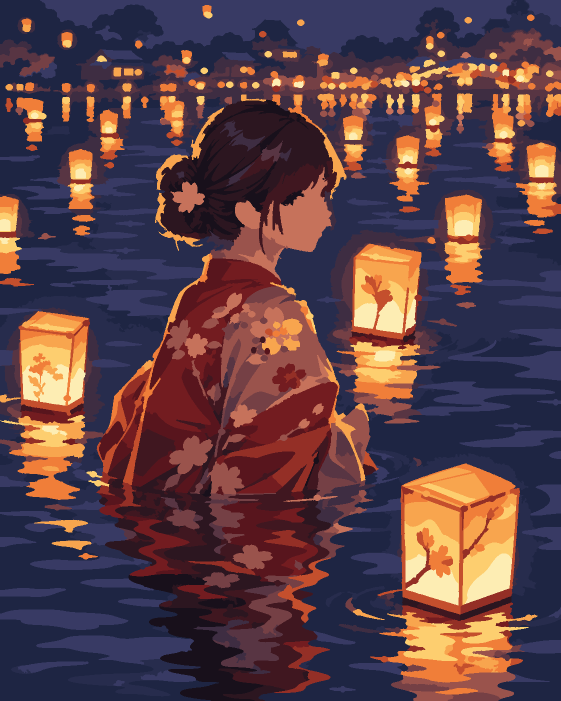
#> input picture review/color_segmentation_review.png, 1122 x 1402 px, found by its file name (shown at 1/2 size)
$ python feasibility_1300.py
#> lines starting #> are read from the running program, lines starting #| are printed output that depends on the picture; after the words box and inside, x2 and y2 are one past the last pixel; in counts of white or black regions, pixels touching at a corner belong together
#!/usr/bin/env python3
"""Feasibility audit for an immutable foreground and real 5.3-pt digits.
Uses the accepted 1501-cell PNG; never regenerates or edits source artwork.
"""
import json
import hashlib
from pathlib import Path
import cv2
import numpy as np
from PIL import Image, ImageDraw, ImageFont

FONT_PT = 5.3
FONT_MM = FONT_PT * 25.4 / 72.0

def immutable_mask(h, w):
    """Conservative protected painting zone, in 1122x1402 source coords."""
    mask = np.zeros((h, w), dtype=np.uint8)
    def polygon(points):
        poly = np.rint(np.array(points, np.float64) * [w/1122, h/1402]).astype(np.int32)
        cv2.fillPoly(mask, [poly], 1)
    def rect(x1,y1,x2,y2):
        x1,x2=round(x1*w/1122),round(x2*w/1122)
        y1,y2=round(y1*h/1402),round(y2*h/1402)
        mask[max(0,y1):min(h,y2),max(0,x1):min(w,x2)]=1
    # Girl's figure, face, hair, kimono and reflections, broadly protected
    polygon([(350,185),(610,170),(681,235),(694,345),(677,475),
             (724,590),(743,770),(730,970),(750,1140),
             (690,1355),(475,1390),(290,1290),(167,1070),(179,840),
             (255,624),(301,487),(284,345)])
    # All foreground water and primary reflections
    rect(0,850,1122,1402)
    # Foreground paper lanterns; including their illustrated decoration
    for bounds in [
        (0,590,204,847), (660,445,837,790), (777,894,1050,1322),
        (836,367,968,591), (96,274,212,479),(178,211,299,379),
        (664,206,749,387),(766,237,855,398),(1021,261,1122,460)
    ]: rect(*bounds)
    return mask.astype(bool)

def assess(indexed, palette):
    h,w=indexed.shape
    protect=immutable_mask(h,w)
    scale=min(400/w,600/h)
    order=np.argsort(palette[:,0])
    order=sorted(range(len(palette)),key=lambda i:float(i))
    # Match the existing SVG palette numbering; one- vs two-digit width matters.
    import sys
    sys.path.insert(0,str(Path(__file__).resolve().parent.parent/'scripts'))
    import build
    order=build.palette_indices(palette)
    number_for_color={c:i+1 for i,c in enumerate(order)}
    total=0
    unfit=0
    protected_all=0
    protected_unfit=0
    partial_unfit=0
    failures=[]
    comps=[]
    for c in range(len(palette)):
        n, labels, stats, _=cv2.connectedComponentsWithStats(
            (indexed==c).astype(np.uint8), 8)
        for component in range(1,n):
            rid=total+1
            area=int(stats[component,cv2.CC_STAT_AREA])
            x,y,width,height=map(int,stats[component,:4])
            patch=(labels[y:y+height,x:x+width]==component)
            intersection=protect[y:y+height,x:x+width]
            overlap=int(np.count_nonzero(patch&intersection))
            wholly=(overlap==area)
            # 5.3pt with 1px physical clearance; same sizing as current renderer.
            number=str(number_for_color[c])
            rx=int(np.ceil((len(number)*FONT_MM/scale*.66+1.3)/2))
            ry=int(np.ceil((FONT_MM/scale+1.0)/2))
            kernel=np.ones((2*ry+1,2*rx+1),np.uint8)
            can_fit=(width>=2*rx+1 and height>=2*ry+1 and
                     cv2.erode(patch.astype(np.uint8),kernel,
                         borderType=cv2.BORDER_CONSTANT,borderValue=0).any())
            total+=1
            protected_all+=int(wholly)
            unfit+=int(not can_fit)
            protected_unfit+=int(wholly and not can_fit)
            partial_unfit+=int((0<overlap<area) and not can_fit)
            if not can_fit:
                failures.append({"region_id":rid,"color_id":c,"area":area,
                                 "bbox":[x,y,width,height],
                                 "protected_all":wholly,
                                 "protected_pixel_count":overlap})
            comps.append((rid,c,area,wholly,overlap,can_fit))
    out={
        "source":"review/color_segmentation_review.png",
        "source_segmentation_sha256":hashlib.sha256(
            Path("review/color_segmentation_review.png").read_bytes()).hexdigest(),
        "total_regions":total,"font_pt":FONT_PT,
        "protected_pixels":int(protect.sum()),
        "protected_whole_regions":protected_all,
        "total_areas_too_small_for_full_label":unfit,
        "fully_protected_areas_too_small_for_full_label":protected_unfit,
        "partially_protected_areas_too_small_for_full_label":partial_unfit,
        "editable_whole_regions":sum(not x[3] and x[4]==0 for x in comps),
        "immutable_shape_1300_labels_feasible":protected_unfit==0,
        "unfit_protected_samples":[a for a in failures if a["protected_all"]][:50],
        "smallest_areas":[a for a in sorted(failures,key=lambda a:a["area"])][:30],
        "protected_unfit_area_le_4px":sum(a["area"]<=4 for a in failures if a["protected_all"]),
        "protected_unfit_area_le_20px":sum(a["area"]<=20 for a in failures if a["protected_all"])
    }
    return out, [a for a in failures if a["protected_all"]],protect

def main():
    source=np.asarray(Image.open("review/color_segmentation_review.png").convert("RGB"))
#> source is the input picture: shape (1402, 1122, 3); mean R, G, B 93.4, 64.2, 69.7
    colors, inverse=np.unique(source.reshape(-1,3),axis=0,return_inverse=True)
#> colors = 19 rows, first 8: [24, 16, 27], [30, 37, 67], [39, 44, 77], [44, 22, 32], [56, 58, 100], [62, 45, 66], [64, 23, 32], [88, 21, 29]
    indexed=inverse.reshape(source.shape[:2]).astype(np.uint8)
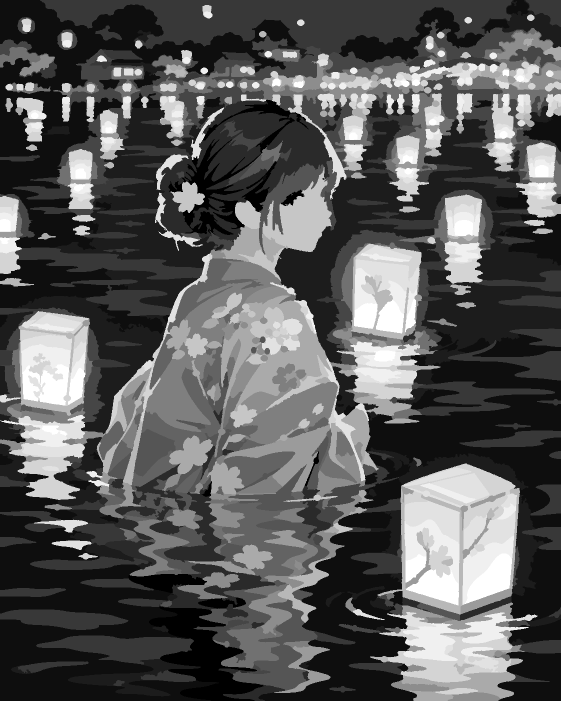
#> indexed: shape (1402, 1122) (shown at 1/2 size); min 0, max 18, mean 6.32; drawn with min black and max white
    audit,blockers,protect=assess(indexed,colors)
#> in polygon, `cv2.fillPoly(mask, [poly], 1)`:
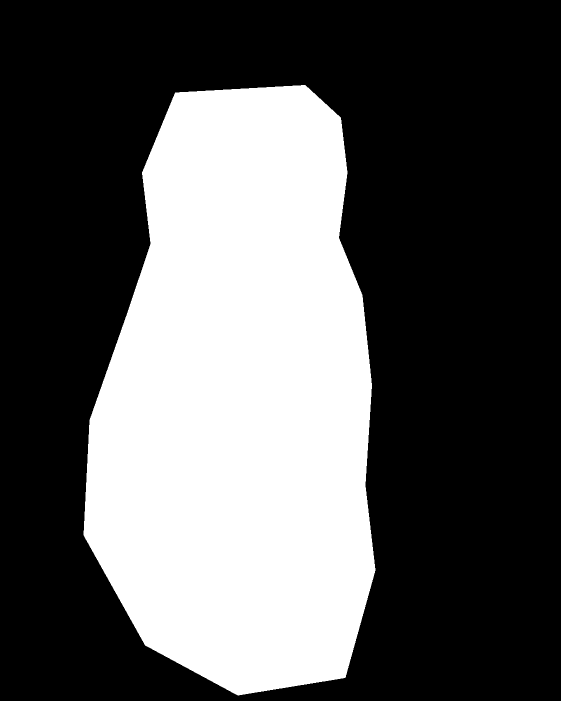
#> mask: shape (1402, 1122) (shown at 1/2 size); values 0 (black) and 1 (white), 35.4% white; 1 white region, box (x1, y1, x2, y2) and area: (167, 170, 751, 1391) 556328
#> in assess, `order=np.argsort(palette[:,0])`: order = 19 values from 0 to 18
#> in assess, `order=sorted(range(len(palette)),key=lambda i:float(i))`: order = [0, 1, 2, 3, 4, 5, 6, 7, 8, 9, 10, 11, 12, 13, 14, 15, 16, 17, 18]
    output=Path("study_1300")
    output.mkdir(parents=True,exist_ok=True)
    (output/"feasibility.json").write_text(json.dumps(audit,ensure_ascii=False,indent=2),encoding="utf-8")
    # This visual is a diagnostic overlay, NOT a revised artistic print.
    artwork=Image.fromarray(source).convert("RGBA")
    transparent=Image.new("RGBA",artwork.size,(0,0,0,0))
    pencil=ImageDraw.Draw(transparent)
    for a in blockers:
        x,y,w,h=a["bbox"]
        cx=x+w/2; cy=y+h/2
        r=max(3,min(9,max(w,h)/2+2))
        pencil.ellipse((cx-r,cy-r,cx+r,cy+r),fill=(241,45,59,105),outline=(255,70,70,230),width=1)
    overlay=Image.alpha_composite(artwork,transparent).convert("RGB")
    strip=Image.new("RGB",(overlay.width,overlay.height+75),(255,255,255))
    strip.paste(overlay,(0,75))
    ink=ImageDraw.Draw(strip)
    ink.text((18,13),f"{len(blockers)} protected regions cannot fit 5.3pt labels",fill=(20,20,20))
    ink.text((18,40),"Red markers = mathematical label-footprint blockers; NOT an edited painting",fill=(70,70,70))
    strip.save(output/"protected_label_blockers.png",optimize=True)
    print(json.dumps({key:value for key,value in audit.items() if not isinstance(value,list)},ensure_ascii=False))
if __name__=="__main__":
#> (the run stopped early here; a loop or call above may not have finished)

$ run again, with review/comparison_foreground_lantern.png copied over review/color_segmentation_review.png
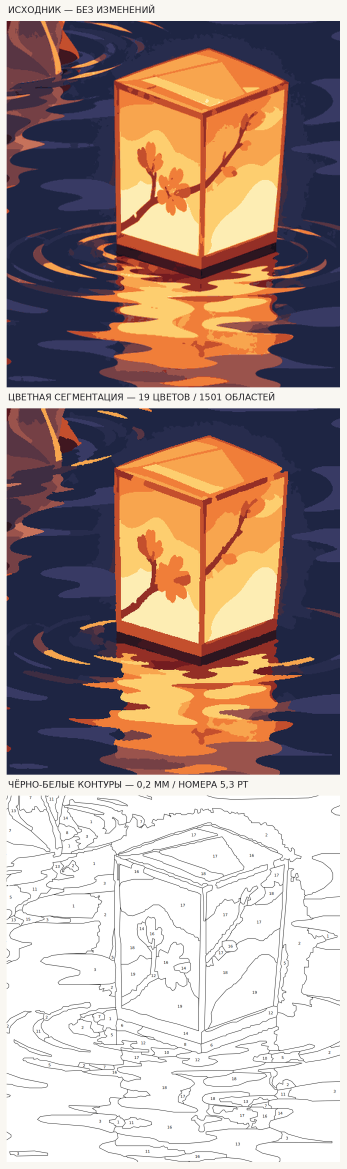
#> input picture review/comparison_foreground_lantern.png, 1040 x 3506 px, found by its file name (shown at 1/3 size)
#> in main, source is the input picture: shape (3506, 1040, 3); mean R, G, B 170.8, 149.7, 142.5
#> in main, `indexed=inverse.reshape(source.shape[:2]).astype(np.uint8)`:
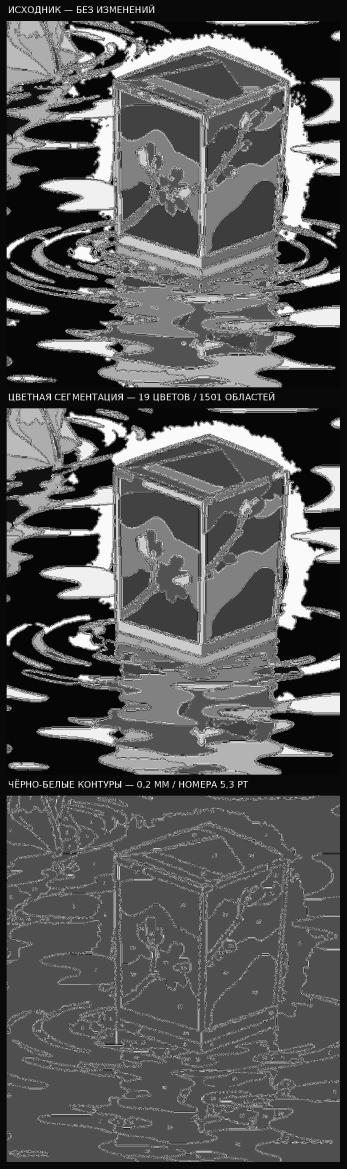
#> indexed: shape (3506, 1040) (shown at 1/3 size); min 0, max 255, mean 87.2
#> in polygon, `cv2.fillPoly(mask, [poly], 1)`:
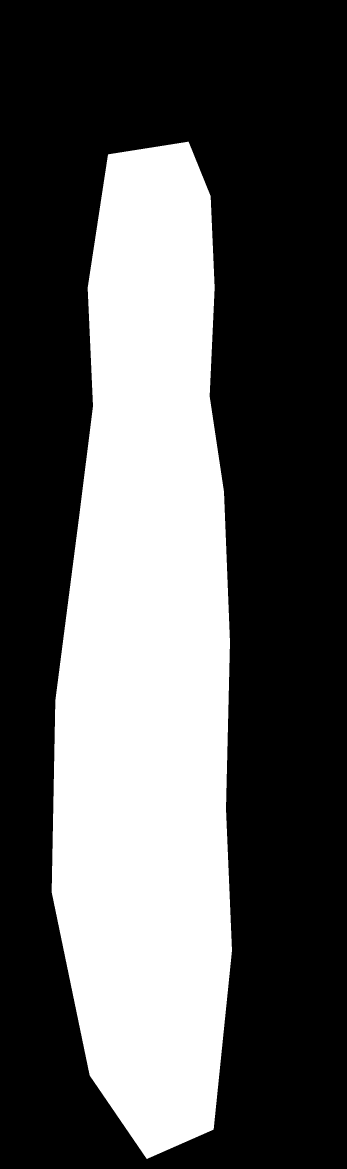
#> mask: shape (3506, 1040) (shown at 1/3 size); values 0 (black) and 1 (white), 35.4% white; 1 white region, box (x1, y1, x2, y2) and area: (155, 425, 696, 3477) 1289687
#> order = 69456 items
